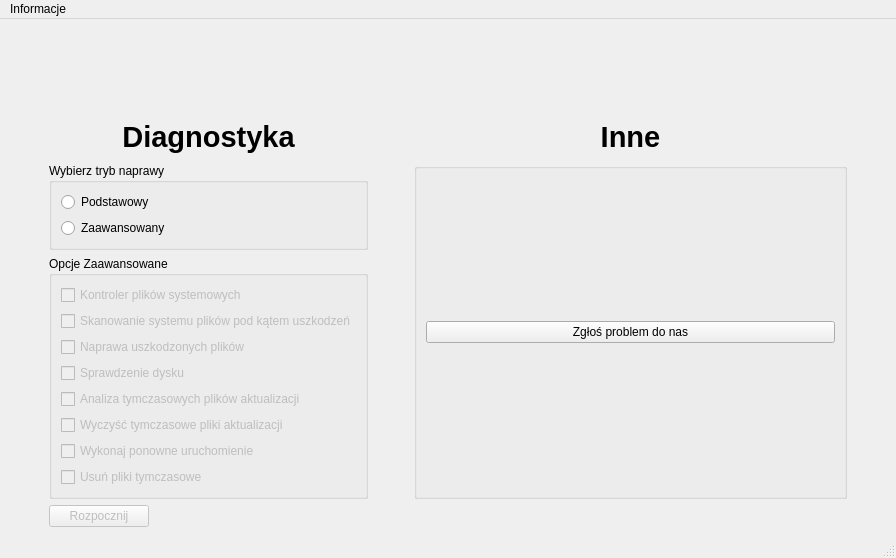
<?xml version="1.0" encoding="UTF-8"?>
<ui version="4.0">
 <class>MainWindow</class>
 <widget class="QMainWindow" name="MainWindow">
  <property name="geometry">
   <rect>
    <x>0</x>
    <y>0</y>
    <width>896</width>
    <height>558</height>
   </rect>
  </property>
  <property name="minimumSize">
   <size>
    <width>687</width>
    <height>543</height>
   </size>
  </property>
  <property name="maximumSize">
   <size>
    <width>9999999</width>
    <height>16777215</height>
   </size>
  </property>
  <property name="windowTitle">
   <string>MainWindow</string>
  </property>
  <widget class="QWidget" name="centralwidget">
   <layout class="QGridLayout" name="gridLayout_3">
    <item row="5" column="1">
     <widget class="QGroupBox" name="groupBox">
      <property name="maximumSize">
       <size>
        <width>16777215</width>
        <height>16777215</height>
       </size>
      </property>
      <property name="title">
       <string>Wybierz tryb naprawy</string>
      </property>
      <layout class="QGridLayout" name="gridLayout_2">
       <item row="0" column="0">
        <widget class="QRadioButton" name="basic">
         <property name="toolTip">
          <string>Wykonuje podstawową procedurę naprawy systemu plików</string>
         </property>
         <property name="text">
          <string>Podstawowy</string>
         </property>
        </widget>
       </item>
       <item row="1" column="0">
        <widget class="QRadioButton" name="advanced">
         <property name="toolTip">
          <string>Pozwala wybrać zestaw instrukcji, który ma zostać wykonany</string>
         </property>
         <property name="text">
          <string>Zaawansowany</string>
         </property>
        </widget>
       </item>
      </layout>
     </widget>
    </item>
    <item row="5" column="4">
     <spacer name="horizontalSpacer_2">
      <property name="orientation">
       <enum>Qt::Horizontal</enum>
      </property>
      <property name="sizeType">
       <enum>QSizePolicy::Fixed</enum>
      </property>
      <property name="sizeHint" stdset="0">
       <size>
        <width>40</width>
        <height>20</height>
       </size>
      </property>
     </spacer>
    </item>
    <item row="5" column="3" rowspan="3">
     <widget class="QGroupBox" name="groupBox_3">
      <property name="title">
       <string/>
      </property>
      <layout class="QGridLayout" name="gridLayout_4">
       <item row="0" column="0">
        <widget class="QPushButton" name="report_prob">
         <property name="enabled">
          <bool>true</bool>
         </property>
         <property name="text">
          <string>Zgłoś problem do nas</string>
         </property>
        </widget>
       </item>
      </layout>
     </widget>
    </item>
    <item row="0" column="0">
     <spacer name="horizontalSpacer_4">
      <property name="orientation">
       <enum>Qt::Horizontal</enum>
      </property>
      <property name="sizeType">
       <enum>QSizePolicy::Fixed</enum>
      </property>
      <property name="sizeHint" stdset="0">
       <size>
        <width>40</width>
        <height>20</height>
       </size>
      </property>
     </spacer>
    </item>
    <item row="4" column="3">
     <widget class="QLabel" name="Other_prob">
      <property name="font">
       <font>
        <pointsize>22</pointsize>
        <bold>true</bold>
       </font>
      </property>
      <property name="text">
       <string>Inne</string>
      </property>
      <property name="alignment">
       <set>Qt::AlignCenter</set>
      </property>
     </widget>
    </item>
    <item row="1" column="1">
     <widget class="QLabel" name="logo">
      <property name="maximumSize">
       <size>
        <width>175</width>
        <height>50</height>
       </size>
      </property>
      <property name="autoFillBackground">
       <bool>false</bool>
      </property>
      <property name="text">
       <string/>
      </property>
      <property name="pixmap">
       <pixmap>diag_center_banner.png</pixmap>
      </property>
      <property name="scaledContents">
       <bool>true</bool>
      </property>
      <property name="openExternalLinks">
       <bool>true</bool>
      </property>
     </widget>
    </item>
    <item row="8" column="3">
     <spacer name="verticalSpacer_2">
      <property name="orientation">
       <enum>Qt::Vertical</enum>
      </property>
      <property name="sizeType">
       <enum>QSizePolicy::Fixed</enum>
      </property>
      <property name="sizeHint" stdset="0">
       <size>
        <width>20</width>
        <height>20</height>
       </size>
      </property>
     </spacer>
    </item>
    <item row="4" column="1">
     <widget class="QLabel" name="diagno_info">
      <property name="font">
       <font>
        <pointsize>22</pointsize>
        <bold>true</bold>
       </font>
      </property>
      <property name="text">
       <string>Diagnostyka</string>
      </property>
      <property name="alignment">
       <set>Qt::AlignCenter</set>
      </property>
     </widget>
    </item>
    <item row="3" column="4">
     <spacer name="horizontalSpacer_5">
      <property name="orientation">
       <enum>Qt::Horizontal</enum>
      </property>
      <property name="sizeType">
       <enum>QSizePolicy::Fixed</enum>
      </property>
      <property name="sizeHint" stdset="0">
       <size>
        <width>40</width>
        <height>20</height>
       </size>
      </property>
     </spacer>
    </item>
    <item row="6" column="1" rowspan="2">
     <widget class="QGroupBox" name="groupBox_2">
      <property name="enabled">
       <bool>true</bool>
      </property>
      <property name="title">
       <string>Opcje Zaawansowane</string>
      </property>
      <layout class="QGridLayout" name="gridLayout">
       <item row="10" column="0">
        <widget class="QCheckBox" name="op6">
         <property name="enabled">
          <bool>false</bool>
         </property>
         <property name="text">
          <string>Wyczyść tymczasowe pliki aktualizacji</string>
         </property>
        </widget>
       </item>
       <item row="1" column="0">
        <widget class="QCheckBox" name="op1">
         <property name="enabled">
          <bool>false</bool>
         </property>
         <property name="text">
          <string>Kontroler plików systemowych</string>
         </property>
         <property name="checkable">
          <bool>true</bool>
         </property>
        </widget>
       </item>
       <item row="12" column="0">
        <widget class="QCheckBox" name="op7">
         <property name="enabled">
          <bool>false</bool>
         </property>
         <property name="text">
          <string>Wykonaj ponowne uruchomienie</string>
         </property>
        </widget>
       </item>
       <item row="13" column="0">
        <widget class="QCheckBox" name="op8">
         <property name="enabled">
          <bool>false</bool>
         </property>
         <property name="text">
          <string>Usuń pliki tymczasowe</string>
         </property>
        </widget>
       </item>
       <item row="7" column="0">
        <widget class="QCheckBox" name="op4">
         <property name="enabled">
          <bool>false</bool>
         </property>
         <property name="text">
          <string>Sprawdzenie dysku</string>
         </property>
        </widget>
       </item>
       <item row="8" column="0">
        <widget class="QCheckBox" name="op5">
         <property name="enabled">
          <bool>false</bool>
         </property>
         <property name="text">
          <string>Analiza tymczasowych plików aktualizacji</string>
         </property>
        </widget>
       </item>
       <item row="3" column="0">
        <widget class="QCheckBox" name="op3">
         <property name="enabled">
          <bool>false</bool>
         </property>
         <property name="text">
          <string>Naprawa uszkodzonych plików</string>
         </property>
        </widget>
       </item>
       <item row="2" column="0">
        <widget class="QCheckBox" name="op2">
         <property name="enabled">
          <bool>false</bool>
         </property>
         <property name="text">
          <string>Skanowanie systemu plików pod kątem uszkodzeń</string>
         </property>
        </widget>
       </item>
      </layout>
     </widget>
    </item>
    <item row="5" column="2">
     <spacer name="horizontalSpacer_3">
      <property name="orientation">
       <enum>Qt::Horizontal</enum>
      </property>
      <property name="sizeType">
       <enum>QSizePolicy::Fixed</enum>
      </property>
      <property name="sizeHint" stdset="0">
       <size>
        <width>40</width>
        <height>20</height>
       </size>
      </property>
     </spacer>
    </item>
    <item row="8" column="1">
     <widget class="QPushButton" name="pushButton">
      <property name="enabled">
       <bool>false</bool>
      </property>
      <property name="maximumSize">
       <size>
        <width>100</width>
        <height>16777215</height>
       </size>
      </property>
      <property name="text">
       <string>Rozpocznij</string>
      </property>
     </widget>
    </item>
    <item row="4" column="0">
     <spacer name="horizontalSpacer">
      <property name="orientation">
       <enum>Qt::Horizontal</enum>
      </property>
      <property name="sizeType">
       <enum>QSizePolicy::Fixed</enum>
      </property>
      <property name="sizeHint" stdset="0">
       <size>
        <width>40</width>
        <height>20</height>
       </size>
      </property>
     </spacer>
    </item>
   </layout>
  </widget>
  <widget class="QStatusBar" name="statusbar"/>
  <widget class="QMenuBar" name="menuBar">
   <property name="geometry">
    <rect>
     <x>0</x>
     <y>0</y>
     <width>896</width>
     <height>21</height>
    </rect>
   </property>
   <widget class="QMenu" name="menuInformacje">
    <property name="title">
     <string>Informacje</string>
    </property>
    <addaction name="actionO_Aplikacji"/>
   </widget>
   <addaction name="menuInformacje"/>
  </widget>
  <action name="actionO_Aplikacji">
   <property name="icon">
    <iconset>
     <normaloff>diag_center.ico</normaloff>diag_center.ico</iconset>
   </property>
   <property name="text">
    <string>O Aplikacji</string>
   </property>
  </action>
 </widget>
 <resources/>
 <connections/>
</ui>
